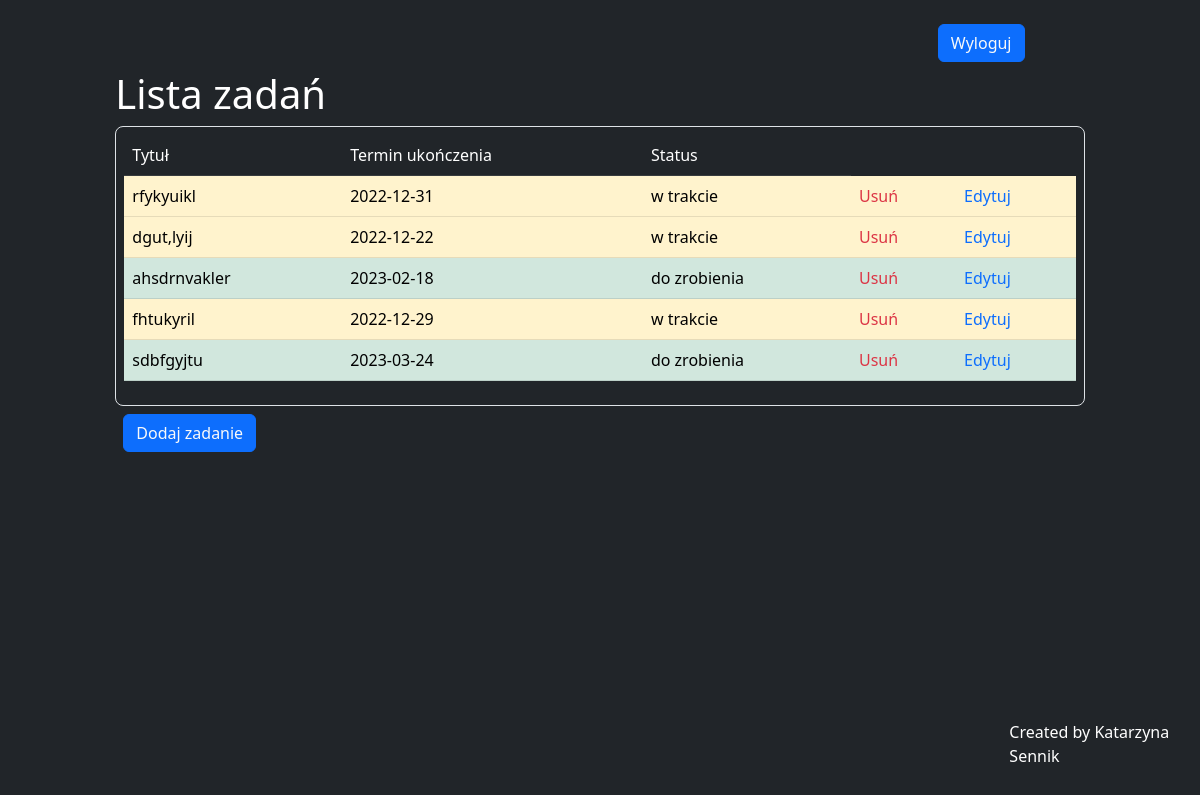
The app's page /lista_zadan.php?login=nowak (signed in) with its own data.
### tables this page shows
CREATE TABLE `zadania` (
  `id` int(11) NOT NULL,
  `tytul` varchar(50) NOT NULL,
  `deadline` date NOT NULL,
  `status` enum('do zrobienia','zakończone','w trakcie') NOT NULL,
  `uz_login` varchar(30) NOT NULL
);

### lista_zadan.php (the view, shortened to what this page needs)
<?php
$db = new PDO('mysql:host=localhost;dbname=lista_zadan', 'root', '');
$login = $_GET['login'];
$stmt = $db->query("select * from zadania, uzytkownicy where zadania.uz_login = uzytkownicy.login and zadania.uz_login = '$login'");
$zadania = $stmt->fetchAll();
?>
<!DOCTYPE html>
<html lang="en">
<head>
    <link href="https://cdn.jsdelivr.net/npm/bootstrap@5.2.3/dist/css/bootstrap.min.css" rel="stylesheet">
</head>
<body>
    <div class="vh-100 p-3 mb-2 bg-dark text-white position-relative">
        <div class="row justify-content-center">
            <div class="col-10">
                    <div class="row justify-content-end p-2">
                        <div class="col-2">
                            <button type="button" class="btn btn-primary"><a href="wylogowanie.php" class="link-light">Wyloguj</a></button>
                        </div>
                    </div>
                    <h1>Lista zadań</h1>
                    <div class="vw-auto p-2 border border-primary-subtle rounded-3">
                        <div class="table-responsive">
                        <table class="table">
                            <tr class="table-dark">
                                <td>Tytuł</td>
                                <td>Termin ukończenia</td>
                                <td>Status</td>
                            </tr>
                            <?php foreach($zadania as $z):
                                if($z['status'] == 'do zrobienia'){
                                    $status = 'success';
                                }elseif($z['status'] == 'w trakcie'){
                                    $status = 'warning';
                                }else{
                                    $status = 'danger';
                                }?>
                            <tr class="table-<?= $status ?>">
                                <td><?= $z['tytul'] ?></td>
                                <td><?= $z['deadline'] ?></td>
                                <td><?= $z['status'] ?></td>
                                <td><a href="usun.php?id=<?= $z['id'] ?>&login=<?= $login ?>" class="link-danger">Usuń</a></td>
                                <td><a href="edytuj.php?id=<?= $z['id'] ?>&login=<?= $login ?>" class="link-primary">Edytuj</a></td>
                            </tr>
                            <?php endforeach;?>
                        </table>
                        </div>
                    </div>
                    <div class="p-2">
                        <button type="button" class="btn btn-primary"><a href="dodaj.php?login=<?= $login ?>" class="link-light">Dodaj zadanie</a></button>
                    </div>
            </div>
        </div>
        <div class="vw-100 vh-auto p-3 mb-2 text-white fixed-bottom">
            <footer>
                <div class="row justify-content-end">
                    <div class="col-2">
                        <p>Created by Katarzyna Sennik</p>
                    </div>
                </div>
            </footer>
        </div>
    </div>
</body>
</html>

### lista_zadan.php (style rules this page uses)
a { text-decoration: none; }

### records on screen
zadania: tytul "rfykyuikl", deadline "2022-12-31", status "w trakcie"
zadania: tytul "dgut,lyij", deadline "2022-12-22", status "w trakcie"
zadania: tytul "ahsdrnvakler", deadline "2023-02-18", status "do zrobienia"
zadania: tytul "fhtukyril", deadline "2022-12-29", status "w trakcie"
zadania: tytul "sdbfgyjtu", deadline "2023-03-24", status "do zrobienia"
